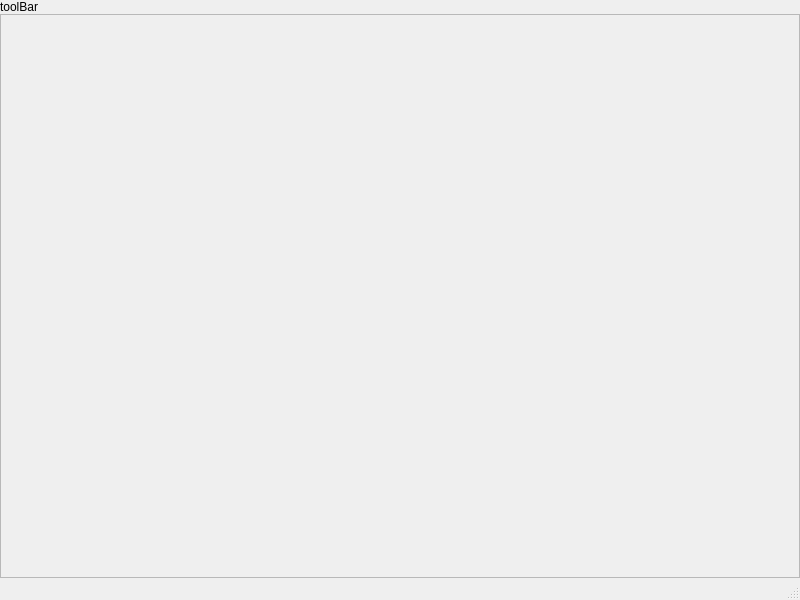
<?xml version="1.0" encoding="UTF-8"?>
<ui version="4.0">
 <class>MainWindow</class>
 <widget class="QMainWindow" name="MainWindow">
  <property name="geometry">
   <rect>
    <x>0</x>
    <y>0</y>
    <width>800</width>
    <height>600</height>
   </rect>
  </property>
  <property name="windowTitle">
   <string>MainWindow</string>
  </property>
  <widget class="QWidget" name="centralwidget">
   <layout class="QVBoxLayout" name="verticalLayout" stretch="0,1">
    <property name="spacing">
     <number>0</number>
    </property>
    <property name="leftMargin">
     <number>0</number>
    </property>
    <property name="topMargin">
     <number>0</number>
    </property>
    <property name="rightMargin">
     <number>0</number>
    </property>
    <property name="bottomMargin">
     <number>0</number>
    </property>
    <item>
     <widget class="QFrame" name="toolBar">
      <property name="sizePolicy">
       <sizepolicy hsizetype="Preferred" vsizetype="Preferred">
        <horstretch>0</horstretch>
        <verstretch>0</verstretch>
       </sizepolicy>
      </property>
      <property name="frameShape">
       <enum>QFrame::Shape::NoFrame</enum>
      </property>
      <property name="frameShadow">
       <enum>QFrame::Shadow::Raised</enum>
      </property>
      <layout class="QVBoxLayout" name="verticalLayout_2">
       <property name="spacing">
        <number>0</number>
       </property>
       <property name="leftMargin">
        <number>0</number>
       </property>
       <property name="topMargin">
        <number>0</number>
       </property>
       <property name="rightMargin">
        <number>0</number>
       </property>
       <property name="bottomMargin">
        <number>0</number>
       </property>
       <item>
        <widget class="QLabel" name="label">
         <property name="text">
          <string>toolBar</string>
         </property>
        </widget>
       </item>
      </layout>
     </widget>
    </item>
    <item>
     <widget class="QFrame" name="content">
      <property name="frameShape">
       <enum>QFrame::Shape::StyledPanel</enum>
      </property>
      <property name="frameShadow">
       <enum>QFrame::Shadow::Raised</enum>
      </property>
     </widget>
    </item>
   </layout>
  </widget>
  <widget class="QMenuBar" name="menubar">
   <property name="geometry">
    <rect>
     <x>0</x>
     <y>0</y>
     <width>800</width>
     <height>21</height>
    </rect>
   </property>
  </widget>
  <widget class="QStatusBar" name="statusbar"/>
 </widget>
 <resources/>
 <connections/>
</ui>
